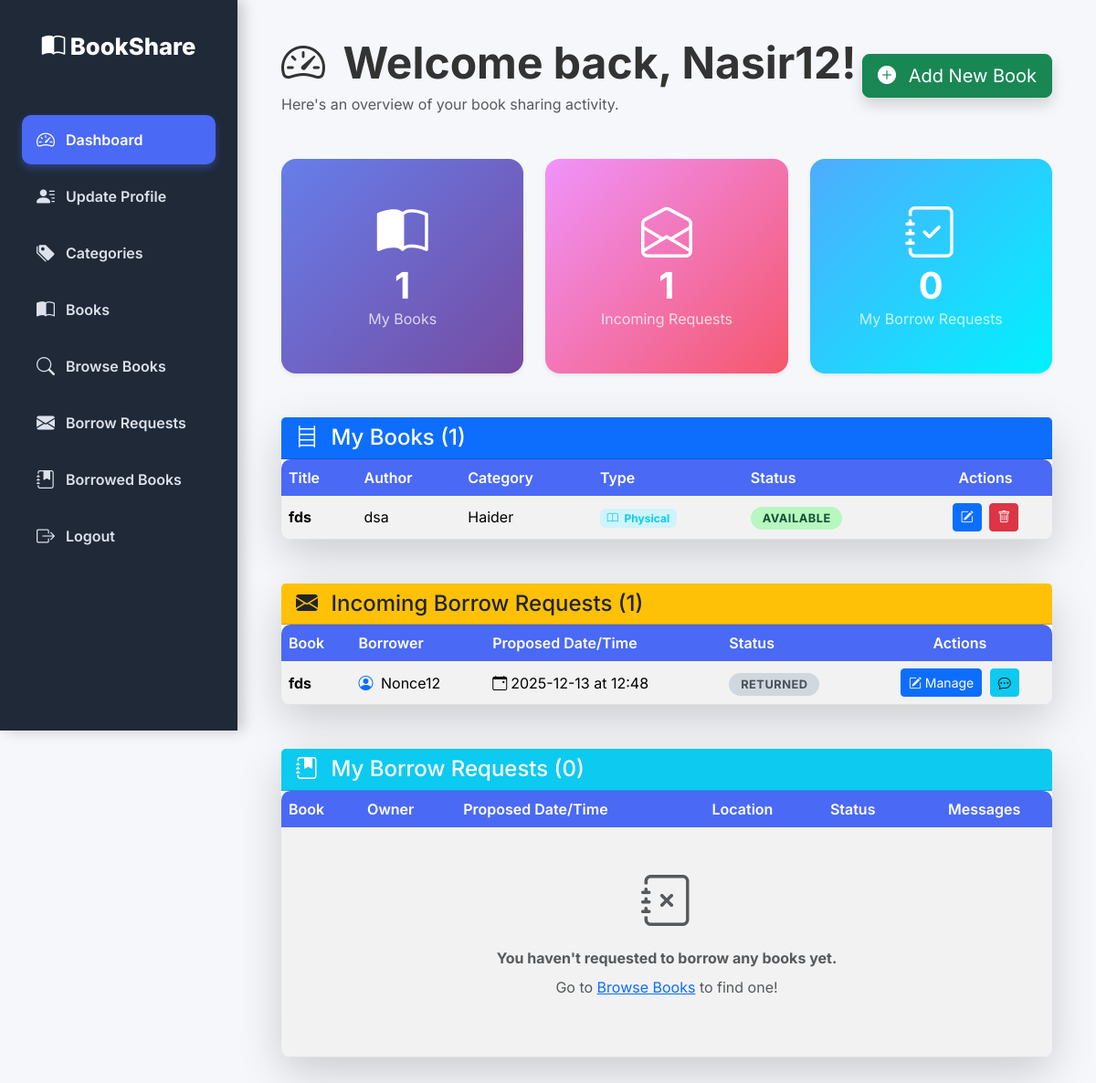
The app's page /dashboard (signed in) with its own data.
### models.py (models this page shows, shortened)
class User(UserMixin, db.Model):
    __tablename__ = 'users'
    id = db.Column(db.Integer, primary_key=True)
    username = db.Column(db.String(80), unique=True, nullable=False, index=True)
    email = db.Column(db.String(120), unique=True, nullable=False, index=True)
    password_hash = db.Column(db.String(255), nullable=False)
    full_name = db.Column(db.String(100))
    location = db.Column(db.String(100))
    profile_picture = db.Column(db.String(200))  # Relative path
    status = db.Column(
        db.Enum(UserStatus),
        default=UserStatus.unblocked,
        nullable=False
    )
    created_at = db.Column(db.DateTime, default=datetime.utcnow, nullable=False)
    @property
    def is_active(self) -> bool:
        return self.status == UserStatus.unblocked
    @property
    def is_admin(self):
        return False

class Book(db.Model):
    __tablename__ = 'books'
    id = db.Column(db.Integer, primary_key=True)
    owner_id = db.Column(db.Integer, db.ForeignKey('users.id'), nullable=False, index=True)
    category_id = db.Column(db.Integer, db.ForeignKey('categories.id'), index=True)
    title = db.Column(db.String(200), nullable=False)
    author = db.Column(db.String(150), nullable=False)
    description = db.Column(db.Text)
    book_image = db.Column(db.String(255))
    book_type = db.Column(db.String(20), nullable=False)  # 'physical' or 'digital'
    status = db.Column(
        db.Enum('available', 'unavailable', name='book_status'),
        default='available',
        nullable=False
    )
    physical_location = db.Column(db.String(255))
    file_path = db.Column(db.String(255))
    download_link = db.Column(db.String(255))
    created_at = db.Column(db.DateTime, default=datetime.utcnow, nullable=False)
    category = db.relationship('Category', backref='books', lazy=True)
    owner = db.relationship('User', backref='books', lazy=True)

class Category(db.Model):
    __tablename__ = 'categories'
    id = db.Column(db.Integer, primary_key=True)
    name = db.Column(db.String(100), unique=True, nullable=False, index=True)

class BorrowRequest(db.Model):
    __tablename__ = 'borrow_requests'
    id = db.Column(db.Integer, primary_key=True)
    book_id = db.Column(db.Integer, db.ForeignKey('books.id'), nullable=False)
    borrower_id = db.Column(db.Integer, db.ForeignKey('users.id'), nullable=False)
    owner_id = db.Column(db.Integer, db.ForeignKey('users.id'), nullable=False)
    proposed_date = db.Column(db.String(20), nullable=False)      # e.g., "2025-12-14"
    proposed_time = db.Column(db.String(10), nullable=False)      # e.g., "14:30"
    proposed_location = db.Column(db.String(255), nullable=False)
    owner_proposed_date = db.Column(db.String(20), nullable=True)
    owner_proposed_time = db.Column(db.String(10), nullable=True)
    status = db.Column(
        db.Enum(BorrowStatus),
        default=BorrowStatus.pending,
        nullable=False
    )
    created_at = db.Column(db.DateTime, default=datetime.utcnow, nullable=False)
    updated_at = db.Column(db.DateTime, default=datetime.utcnow, onupdate=datetime.utcnow)
    book = db.relationship('Book', backref='borrow_requests', lazy=True)
    borrower = db.relationship('User', foreign_keys=[borrower_id], backref='outgoing_requests', lazy=True)
    owner = db.relationship('User', foreign_keys=[owner_id], backref='incoming_requests', lazy=True)

### app.py (the view)
@app.route('/dashboard')
@login_required
def dashboard():
    my_books = Book.query.filter_by(owner_id=current_user.id).order_by(Book.title).all()
    incoming_requests = BorrowRequest.query.filter_by(owner_id=current_user.id)\
                                           .order_by(BorrowRequest.created_at.desc()).all()
    outgoing_requests = BorrowRequest.query.filter_by(borrower_id=current_user.id)\
                                           .order_by(BorrowRequest.created_at.desc()).all()
    return render_template(
        'dashboard.html',
        my_books=my_books,
        incoming_requests=incoming_requests,
        outgoing_requests=outgoing_requests
    )

### templates/dashboard.html (shortened to what this page needs)
{% extends "base.html" %}
{% block content %}
<div class="container-fluid p-0">
    <div class="d-flex flex-column flex-md-row justify-content-between align-items-start align-items-md-center mb-5">
        <div>
            <h2 class="display-5 fw-bold mb-1" style="color: var(--text-color);">
                <i class="bi bi-speedometer2 me-2"></i> Welcome back, {{ current_user.username }}!
            </h2>
            <p class="text-muted mb-0">
                Here's an overview of your book sharing activity.
            </p>
        </div>
        <a href="{{ url_for('book_form') }}" class="btn btn-success btn-lg mt-3 mt-md-0 shadow">
            <i class="bi bi-plus-circle-fill me-2"></i> Add New Book
        </a>
    </div>
    <div class="row g-4 mb-5">
        <div class="col-md-4">
            <div class="card text-center shadow-sm border-0 h-100" style="background: linear-gradient(135deg, #667eea 0%, #764ba2 100%); color: white;">
                <div class="card-body py-5">
                    <i class="bi bi-book-half display-4 mb-3"></i>
                    <h3 class="display-6 fw-bold mb-0">{{ my_books|length }}</h3>
                    <p class="mb-0 opacity-75">My Books</p>
                </div>
            </div>
        </div>
        <div class="col-md-4">
            <div class="card text-center shadow-sm border-0 h-100" style="background: linear-gradient(135deg, #f093fb 0%, #f5576c 100%); color: white;">
                <div class="card-body py-5">
                    <i class="bi bi-envelope-open display-4 mb-3"></i>
                    <h3 class="display-6 fw-bold mb-0">{{ incoming_requests|length }}</h3>
                    <p class="mb-0 opacity-75">Incoming Requests</p>
                </div>
            </div>
        </div>
        <div class="col-md-4">
            <div class="card text-center shadow-sm border-0 h-100" style="background: linear-gradient(135deg, #4facfe 0%, #00f2fe 100%); color: white;">
                <div class="card-body py-5">
                    <i class="bi bi-journal-check display-4 mb-3"></i>
                    <h3 class="display-6 fw-bold mb-0">{{ outgoing_requests|length }}</h3>
                    <p class="mb-0 opacity-75">My Borrow Requests</p>
                </div>
            </div>
        </div>
    </div>
    <div class="card shadow-lg mb-5">
        <div class="card-header bg-primary text-white">
            <h4 class="mb-0"><i class="bi bi-bookshelf me-2"></i> My Books ({{ my_books|length }})</h4>
        </div>
        <div class="card-body p-0">
            <div class="table-responsive">
                <table class="table table-striped table-hover mb-0">
                    <thead class="table-light">
                        <tr>
                            <th>Title</th>
                            <th>Author</th>
                            <th>Category</th>
                            <th>Type</th>
                            <th>Status</th>
                            <th class="text-center">Actions</th>
                        </tr>
                    </thead>
                    <tbody>
                        {% if my_books %}
                            {% for book in my_books %}
                            <tr>
                                <td class="fw-bold">{{ book.title }}</td>
                                <td>{{ book.author }}</td>
                                <td>{{ book.category.name if book.category else '-' }}</td>
                                <td>
                                    <span class="badge {% if book.book_type == 'physical' %}bg-info-subtle text-info{% else %}bg-secondary-subtle text-secondary{% endif %}">
                                        <i class="bi {% if book.book_type == 'physical' %}bi-book{% else %}bi-file-earmark-text{% endif %} me-1"></i>
                                        {{ book.book_type|title }}
                                    </span>
                                </td>
                                <td>
                                    <span class="borrow-status-label {% if book.status == 'available' %}status-accepted{% else %}status-rejected{% endif %}">
                                        {{ book.status|title }}
                                    </span>
                                </td>
                                <td class="text-center">
                                    <a href="{{ url_for('book_form', id=book.id) }}" class="btn btn-sm btn-primary me-1">
                                        <i class="bi bi-pencil-square"></i>
                                    </a>
                                    <form action="{{ url_for('delete_book', id=book.id) }}" method="post" style="display:inline;">
                                        <button type="submit" class="btn btn-sm btn-danger" onclick="return confirm('Delete this book permanently?')">
                                            <i class="bi bi-trash"></i>
                                        </button>
                                    </form>
                                </td>
                            </tr>
                            {% endfor %}
                        {% endif %}
                    </tbody>
                </table>
            </div>
        </div>
    </div>
    <div class="card shadow-lg mb-5">
        <div class="card-header bg-warning text-dark">
            <h4 class="mb-0"><i class="bi bi-envelope-fill me-2"></i> Incoming Borrow Requests ({{ incoming_requests|length }})</h4>
        </div>
        <div class="card-body p-0">
            <div class="table-responsive">
                <table class="table table-striped table-hover mb-0">
                    <thead class="table-light">
                        <tr>
                            <th>Book</th>
                            <th>Borrower</th>
                            <th>Proposed Date/Time</th>
                            <th>Status</th>
                            <th class="text-center">Actions</th>
                        </tr>
                    </thead>
                    <tbody>
                        {% if incoming_requests %}
                            {% for req in incoming_requests %}
                            <tr>
                                <td class="fw-bold">{{ req.book.title }}</td>
                                <td><i class="bi bi-person-circle me-1 text-primary"></i> {{ req.borrower.username }}</td>
                                <td>
                                    {% if req.proposed_date and req.proposed_time %}
                                        <i class="bi bi-calendar-event me-1"></i>{{ req.proposed_date }} at {{ req.proposed_time }}
                                    {% else %}
                                        —
                                    {% endif %}
                                </td>
                                <td>
                                    <span class="borrow-status-label
                                        {% if req.status.value == 'pending' %}status-pending
                                        {% elif req.status.value == 'accepted' %}status-accepted
                                        {% elif req.status.value == 'rejected' %}status-rejected
                                        {% elif req.status.value == 'modified' %}status-modified
                                        {% elif req.status.value == 'returned' %}status-returned
                                        {% endif %}">
                                        {{ req.status.value|title }}
                                    </span>
                                </td>
                                <td class="text-center">
                                    <a href="{{ url_for('update_borrow_request', request_id=req.id) }}" class="btn btn-sm btn-primary me-1">
                                        <i class="bi bi-pencil-square"></i> Manage
                                    </a>
                                    <a href="{{ url_for('messages', borrow_request_id=req.id) }}" class="btn btn-sm btn-info">
                                        <i class="bi bi-chat-dots"></i>
                                    </a>
                                </td>
                            </tr>
                            {% endfor %}
                        {% endif %}
                    </tbody>
                </table>
            </div>
        </div>
    </div>
    <div class="card shadow-lg">
        <div class="card-header bg-info text-white">
            <h4 class="mb-0"><i class="bi bi-journal-bookmark-fill me-2"></i> My Borrow Requests ({{ outgoing_requests|length }})</h4>
        </div>
        <div class="card-body p-0">
            <div class="table-responsive">
                <table class="table table-striped table-hover mb-0">
                    <thead class="table-light">
                        <tr>
                            <th>Book</th>
                            <th>Owner</th>
                            <th>Proposed Date/Time</th>
                            <th>Location</th>
                            <th>Status</th>
                            <th class="text-center">Messages</th>
                        </tr>
                    </thead>
                    <tbody>
                        {% if outgoing_requests %}
                            {% for req in outgoing_requests %}
                            <tr>
                                <td class="fw-bold">{{ req.book.title }}</td>
                                <td><i class="bi bi-person-circle me-1 text-primary"></i> {{ req.owner.username }}</td>
                                <td>
                                    {% if req.proposed_date and req.proposed_time %}
                                        <i class="bi bi-calendar-event me-1"></i>{{ req.proposed_date }} at {{ req.proposed_time }}
                                    {% else %}
                                        —
                                    {% endif %}
                                </td>
                                <td>{{ req.proposed_location or '—' }}</td>
                                <td>
                                    <span class="borrow-status-label
                                        {% if req.status.value == 'pending' %}status-pending
                                        {% elif req.status.value == 'accepted' %}status-accepted
                                        {% elif req.status.value == 'rejected' %}status-rejected
                                        {% elif req.status.value == 'modified' %}status-modified
                                        {% elif req.status.value == 'returned' %}status-returned
                                        {% endif %}">
                                        {{ req.status.value|title }}
                                    </span>
                                </td>
                                <td class="text-center">
                                    <a href="{{ url_for('messages', borrow_request_id=req.id) }}" class="btn btn-sm btn-info">
                                        <i class="bi bi-chat-dots-fill"></i> Chat
                                    </a>
                                </td>
                            </tr>
                            {% endfor %}
                        {% else %}
                            <tr>
                                <td colspan="6" class="text-center py-5 text-muted">
                                    <i class="bi bi-journal-x display-4 d-block mb-3"></i>
                                    <strong>You haven't requested to borrow any books yet.</strong>
                                    <p class="mt-2">Go to <a href="{{ url_for('search_books') }}">Browse Books</a> to find one!</p>
                                </td>
                            </tr>
                        {% endif %}
                    </tbody>
                </table>
            </div>
        </div>
    </div>
</div>
{% endblock %}

### records on screen
User: username "Nasir12"
Book: title "fds", author "dsa", category "Haider", book_type "Physical", status "AVAILABLE"
BorrowRequest: book "fds", borrower.username "Nonce12", proposed_date "2025-12-13", proposed_time "12:48", status.value "RETURNED"

### other values on screen
{{ my_books|length }} "1"
{{ incoming_requests|length }} "1"
{{ outgoing_requests|length }} "0"
